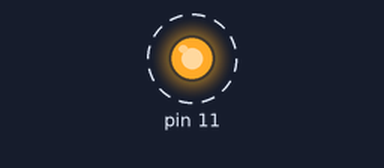
A program run on a simulated Raspberry Pi (header pin numbers). Parts: output pins drawn as LEDs (lit = HIGH). Dashed ring = blinking. What the program prints to the terminal is not drawn.

Above: at 0.5 s.
Timing chart, 0 to 4.6 s (numbered marks = the images above):
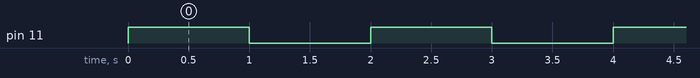

The program:

HelloLight.py
```python
# -*- coding: utf-8 -*-

import RPi.GPIO as GPIO
import time

GPIO.setmode(GPIO.BOARD)
GPIO.setwarnings(False)
GPIO.setup(11, GPIO.OUT)

while True:
    GPIO.output(11, True)
    print("the light on")
    time.sleep(1)
    GPIO.output(11, False)
    print("the light off")
    time.sleep(1)

GPIO.cleanup()
```

Measured:
- by itself, pin 11: alternates HIGH for 1.0 s and LOW for 1.0 s
